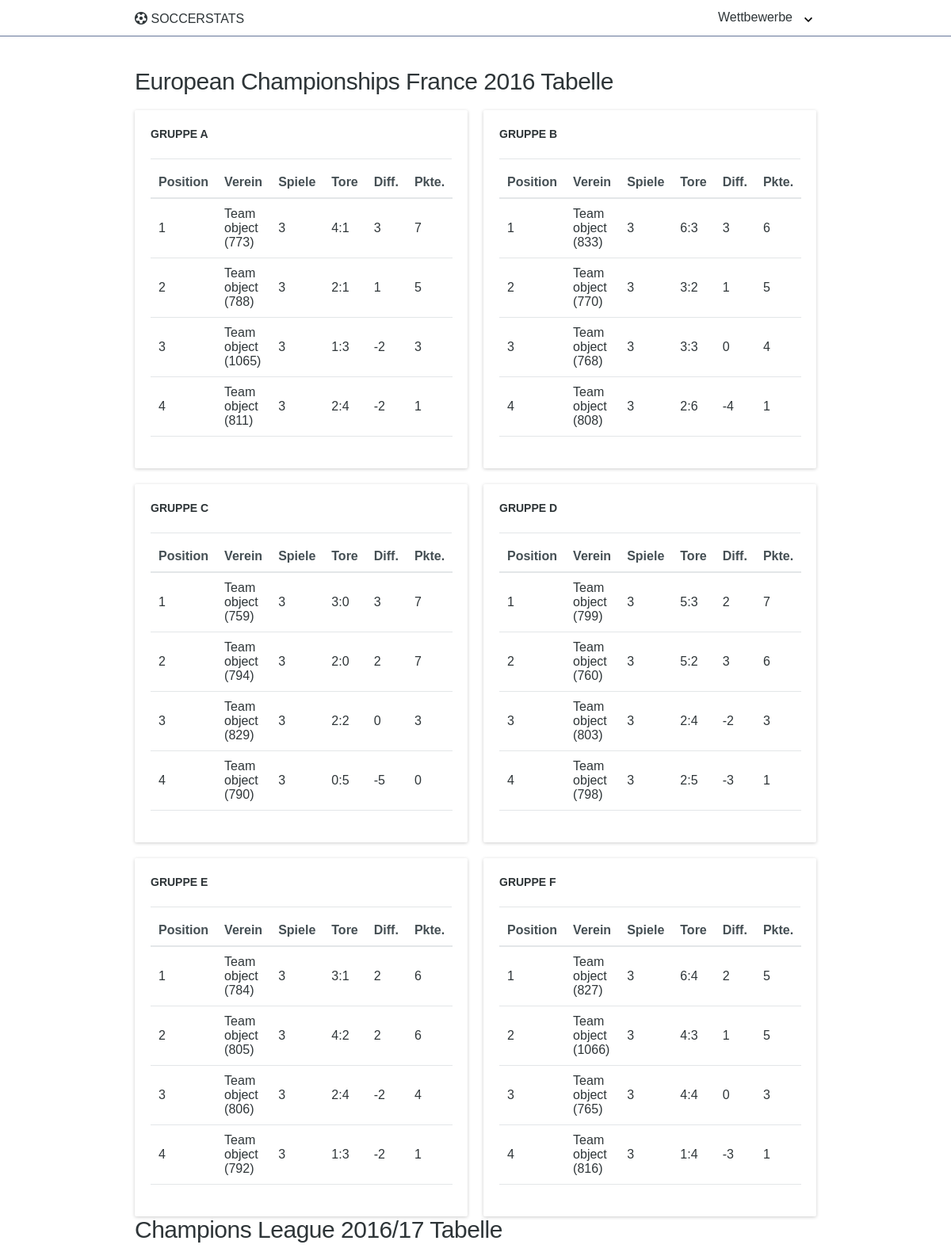
The app's page /tables/cup/ (upper part) with its own data.
### table/models.py (models this page shows, shortened)
class CupTable(models.Model):
    competition = models.ForeignKey(Competition)
    league_caption = models.CharField(max_length=255)
    matchday = models.IntegerField()

class Group(models.Model):
    cup_table = models.ForeignKey(CupTable)
    name = models.CharField(max_length=255)
    class Meta:
        ordering = ['name']

class GroupStanding(models.Model):
    group = models.ForeignKey(Group)
    team = models.ForeignKey(Team)
    rank = models.PositiveSmallIntegerField()
    played_games = models.PositiveSmallIntegerField()
    crest_uri = models.URLField(null=True)
    points = models.PositiveSmallIntegerField()
    goals = models.PositiveSmallIntegerField()
    goals_against = models.PositiveSmallIntegerField()
    goal_difference = models.PositiveSmallIntegerField()

### team/models.py (models this page shows)
class Team(models.Model):
    id = models.PositiveSmallIntegerField(primary_key=True)
    competition = models.ManyToManyField(Competition)
    name = models.CharField(max_length=255)
    code = models.CharField(null=True, max_length=255)
    short_name = models.CharField(null=True, max_length=255)
    squad_market_value = models.PositiveIntegerField(null=True)
    crest_url = models.URLField(null=True)

### table/views.py (the view)
class CupTableListView(ListView):
    model = CupTable
    context_object_name = 'cup_tables'

### SoccerStats/custom_context_processors.py (called while the page is built)
def competition_caption_processor(request):
    return {'captions': Competition.objects.all().values_list('caption', flat=True)}

def competition_league_processor(request):
    return {'leagues': [CompetitionId.reverse_lookup(competition).value for competition in
                        Competition.objects.all().values_list('league', flat=True)]}

### SoccerStats/templatetags/list_extras.py (called while the page is built)
@register.filter
def get_at_index(ls, index):
    return ls[index]

### competition/models.py (called while the page is built)
    @classmethod
    def reverse_lookup(cls, value):
        for subclass in cls.__subclasses__():
            for _, member in subclass.__members__.items():
                if member.name == value:
                    return member

### templates/table/cuptable_list.html (shortened to what this page needs)
{% extends 'SoccerStats/base.html' %}
{% load list_extras %}
{% block content %}
    {% for cup_table in cup_tables %}
        <h2>{{ cup_table.league_caption }} Tabelle</h2>
        <grid>
            {% for group in cup_table.group_set.all %}
                <div col="1/2">
                    <card>
                        <h5>Gruppe {{ group.name }}</h5>
                        <hr>
                        <table>
                            <thead>
                            <tr>
                                <th>Position</th>
                                <th width="30%">Verein</th>
                                <th>Spiele</th>
                                <th>Tore</th>
                                <th>Diff.</th>
                                <th>Pkte.</th>
                            </tr>
                            </thead>
                            <tbody>
                            {% for group_standing in group.groupstanding_set.all %}
                                <tr>
                                    <td>
                                        {{ group_standing.rank }}
                                    </td>
                                    <td width="30%">{{ group_standing.team }}</td>
                                    <td>{{ group_standing.played_games }}</td>
                                    <td>{{ group_standing.goals }}:{{ group_standing.goals_against }}</td>
                                    <td>{{ group_standing.goal_difference }}</td>
                                    <td>{{ group_standing.points }}</td>
                                </tr>
                            {% endfor %}
                            </tbody>
                        </table>
                    </card>
                </div>
            {% endfor %}
        </grid>
    {% endfor %}
{% endblock %}

### records on screen
CupTable: league_caption "European Championships France 2016"
Group: name "A"
GroupStanding: rank "1", team "Team object (773)", played_games "3", goals "4", goals_against "1", goal_difference "3", points "7"
GroupStanding: rank "2", team "Team object (788)", played_games "3", goals "2", goals_against "1", goal_difference "1", points "5"
GroupStanding: rank "3", team "Team object (1065)", played_games "3", goals "1", goals_against "3", goal_difference "-2", points "3"
GroupStanding: rank "4", team "Team object (811)", played_games "3", goals "2", goals_against "4", goal_difference "-2", points "1"
Group: name "B"
GroupStanding: rank "1", team "Team object (833)", played_games "3", goals "6", goals_against "3", goal_difference "3", points "6"
GroupStanding: rank "2", team "Team object (770)", played_games "3", goals "3", goals_against "2", goal_difference "1", points "5"
GroupStanding: rank "3", team "Team object (768)", played_games "3", goals "3", goals_against "3", goal_difference "0", points "4"
GroupStanding: rank "4", team "Team object (808)", played_games "3", goals "2", goals_against "6", goal_difference "-4", points "1"
Group: name "C"
GroupStanding: rank "1", team "Team object (759)", played_games "3", goals "3", goals_against "0", goal_difference "3", points "7"
GroupStanding: rank "2", team "Team object (794)", played_games "3", goals "2", goals_against "0", goal_difference "2", points "7"
GroupStanding: rank "3", team "Team object (829)", played_games "3", goals "2", goals_against "2", goal_difference "0", points "3"
GroupStanding: rank "4", team "Team object (790)", played_games "3", goals "0", goals_against "5", goal_difference "-5", points "0"
Group: name "D"
GroupStanding: rank "1", team "Team object (799)", played_games "3", goals "5", goals_against "3", goal_difference "2", points "7"
GroupStanding: rank "2", team "Team object (760)", played_games "3", goals "5", goals_against "2", goal_difference "3", points "6"
GroupStanding: rank "3", team "Team object (803)", played_games "3", goals "2", goals_against "4", goal_difference "-2", points "3"
GroupStanding: rank "4", team "Team object (798)", played_games "3", goals "2", goals_against "5", goal_difference "-3", points "1"
Group: name "E"
GroupStanding: rank "1", team "Team object (784)", played_games "3", goals "3", goals_against "1", goal_difference "2", points "6"
GroupStanding: rank "2", team "Team object (805)", played_games "3", goals "4", goals_against "2", goal_difference "2", points "6"
GroupStanding: rank "3", team "Team object (806)", played_games "3", goals "2", goals_against "4", goal_difference "-2", points "4"
GroupStanding: rank "4", team "Team object (792)", played_games "3", goals "1", goals_against "3", goal_difference "-2", points "1"
Group: name "F"
GroupStanding: rank "1", team "Team object (827)", played_games "3", goals "6", goals_against "4", goal_difference "2", points "5"
GroupStanding: rank "2", team "Team object (1066)", played_games "3", goals "4", goals_against "3", goal_difference "1", points "5"
GroupStanding: rank "3", team "Team object (765)", played_games "3", goals "4", goals_against "4", goal_difference "0", points "3"
GroupStanding: rank "4", team "Team object (816)", played_games "3", goals "1", goals_against "4", goal_difference "-3", points "1"
CupTable: league_caption "Champions League 2016/17"
